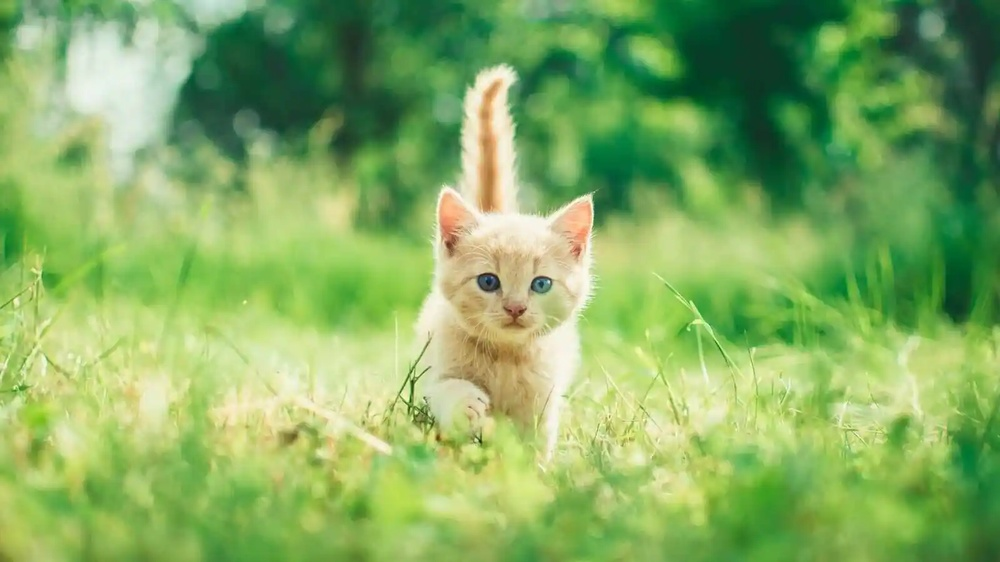
#> input picture kitten.jpg, 1000 x 562 px, shrunk from 1600 x 900 before the run
$ jupyter execute --allow-errors 'Deep learning gray scale.ipynb'
#> lines starting #> are read from the running program, lines starting #| are printed output that depends on the picture
[cell 1]
#load csv with numpy
import csv
import numpy
import pandas as pd
#> (the rest of this cell did not finish here and is left out)

#> (a cell that did not finish here is left out)

#> (a cell that did not finish here is left out)

[cell 4]
#load csv using pandas
import pandas
#> (the rest of this cell did not finish here and is left out)

[cell 5]
#load and show an image with pillow
from PIL import Image
#load the image
image=Image.open('kitten.jpg')
#> image is the input picture: PIL image 1000x562 RGB; mean R, G, B 132.5, 173.8, 98.3

[cell 6]
#summarize some details about the image
print(image.format)
#| JPEG
print(image.mode)
#| RGB
print(image.size)
#| (1000, 562)
#show the image
image.show()

[cell 7]
#load and display an image with matplotlib
from matplotlib import image
from matplotlib import pyplot
#load image as pixel array
data=image.imread('kitten.jpg')
#summarize shape of the pixel array
print(data.dtype)
#| uint8
print(data.shape)
#| (562, 1000, 3)
#display the array of pixels as an image
pyplot.imshow(data)
pyplot.show()

[cell 8]
#load image and convert to and from numpy array
from PIL import Image
from numpy import asarray
#load the image
image=Image.open('kitten.jpg')
#convert image to numpy array
data=asarray(image)
print(data)
#> (printed output is left out)
#summarize shape
print(data.shape)
#| (562, 1000, 3)
#create pillow iimage
image2=Image.fromarray(data)
#summarize image details
print(image2.mode)
#| RGB
print(image2.size)
#| (1000, 562)
image2.show()

[cell 9]
#example of saving a grayscale version of a loaded image
from PIL import Image
#load the image
image=Image.open('kitten.jpg')
#convert the image to grayscale
gs_image=image.convert(mode='L')
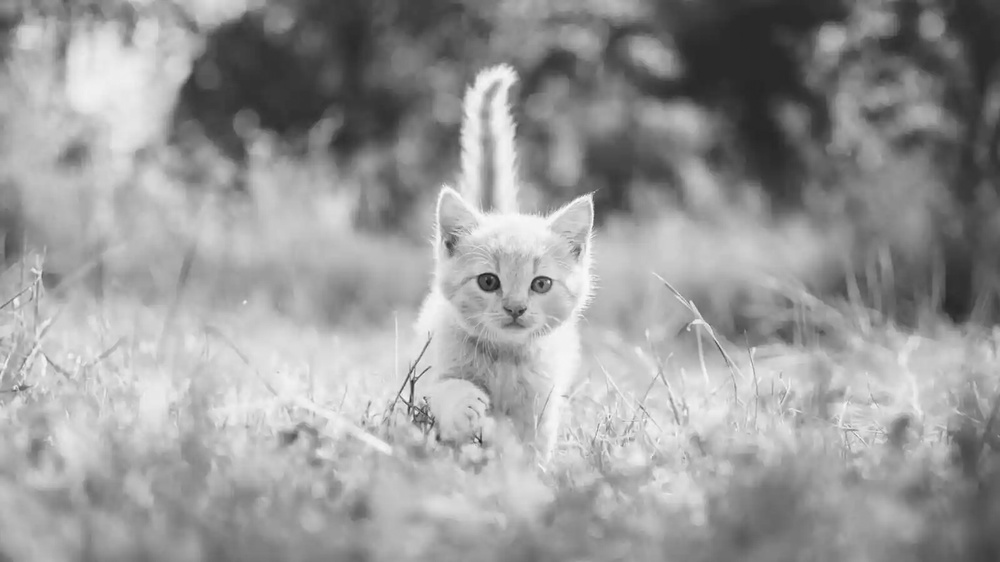
#> gs_image: PIL image 1000x562 L; min 22, max 252, mean 152.8
#save in jpeg format
gs_image.save('kitten1.jpg')
#load the image again and show it
image2=Image.open('kitten1.jpg')
#show the image
image2.show()
